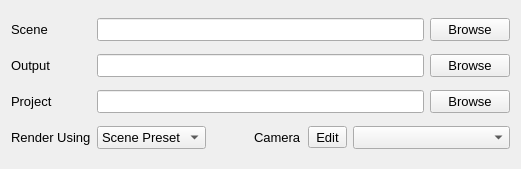
       <widget class="QWidget" name="layoutWidget">
        <property name="geometry">
         <rect>
          <x>190</x>
          <y>20</y>
          <width>521</width>
          <height>169</height>
         </rect>
        </property>
        <layout class="QGridLayout">
         <item row="0" column="7">
          <widget class="QPushButton" name="mayaBrowseForScene">
           <property name="font">
            <font>
             <pointsize>10</pointsize>
             <weight>50</weight>
             <bold>false</bold>
            </font>
           </property>
           <property name="statusTip">
            <string>Browse for scene to render, autodetection run on ASCII files.  Depending on the size of the ASCII file this could take some time.</string>
           </property>
           <property name="text">
            <string>Browse</string>
           </property>
          </widget>
         </item>
         <item row="1" column="0">
          <widget class="QLabel" name="outDirLabel">
           <property name="sizePolicy">
            <sizepolicy hsizetype="Fixed" vsizetype="Fixed">
             <horstretch>0</horstretch>
             <verstretch>0</verstretch>
            </sizepolicy>
           </property>
           <property name="font">
            <font>
             <pointsize>10</pointsize>
             <weight>50</weight>
             <bold>false</bold>
            </font>
           </property>
           <property name="text">
            <string>Output</string>
           </property>
          </widget>
         </item>
         <item row="1" column="1" colspan="6">
          <widget class="QLineEdit" name="mayaOutputDir">
           <property name="font">
            <font>
             <pointsize>10</pointsize>
             <weight>50</weight>
             <bold>false</bold>
            </font>
           </property>
           <property name="statusTip">
            <string>Output image directory (optional)</string>
           </property>
          </widget>
         </item>
         <item row="1" column="7">
          <widget class="QPushButton" name="mayaBrowseForOutputDir">
           <property name="font">
            <font>
             <pointsize>10</pointsize>
             <weight>50</weight>
             <bold>false</bold>
            </font>
           </property>
           <property name="text">
            <string>Browse</string>
           </property>
          </widget>
         </item>
         <item row="2" column="0">
          <widget class="QLabel" name="projectFileLabel">
           <property name="sizePolicy">
            <sizepolicy hsizetype="Fixed" vsizetype="Fixed">
             <horstretch>0</horstretch>
             <verstretch>0</verstretch>
            </sizepolicy>
           </property>
           <property name="font">
            <font>
             <pointsize>10</pointsize>
             <weight>50</weight>
             <bold>false</bold>
            </font>
           </property>
           <property name="text">
            <string>Project</string>
           </property>
          </widget>
         </item>
         <item row="2" column="1" colspan="6">
          <widget class="QLineEdit" name="mayaProjectFile">
           <property name="font">
            <font>
             <pointsize>10</pointsize>
             <weight>50</weight>
             <bold>false</bold>
            </font>
           </property>
           <property name="statusTip">
            <string>Maya project file (optional)</string>
           </property>
          </widget>
         </item>
         <item row="2" column="7">
          <widget class="QPushButton" name="mayaBrowseForProject">
           <property name="font">
            <font>
             <pointsize>10</pointsize>
             <weight>50</weight>
             <bold>false</bold>
            </font>
           </property>
           <property name="statusTip">
            <string>Find the maya project file</string>
           </property>
           <property name="text">
            <string>Browse</string>
           </property>
          </widget>
         </item>
         <item row="3" column="0">
          <widget class="QLabel" name="label_27">
           <property name="sizePolicy">
            <sizepolicy hsizetype="Fixed" vsizetype="Fixed">
             <horstretch>0</horstretch>
             <verstretch>0</verstretch>
            </sizepolicy>
           </property>
           <property name="font">
            <font>
             <pointsize>10</pointsize>
             <weight>50</weight>
             <bold>false</bold>
            </font>
           </property>
           <property name="text">
            <string>Render Using</string>
           </property>
          </widget>
         </item>
         <item row="3" column="1">
          <widget class="QComboBox" name="mayaRenderer">
           <property name="font">
            <font>
             <pointsize>10</pointsize>
             <weight>50</weight>
             <bold>false</bold>
            </font>
           </property>
           <property name="statusTip">
            <string>The software you with to render with</string>
           </property>
           <property name="sizeAdjustPolicy">
            <enum>QComboBox::AdjustToContents</enum>
           </property>
           <item>
            <property name="text">
             <string>Scene Preset</string>
            </property>
           </item>
           <item>
            <property name="text">
             <string>Mental Ray</string>
            </property>
           </item>
           <item>
            <property name="text">
             <string>Software</string>
            </property>
           </item>
          </widget>
         </item>
         <item row="3" column="3">
          <widget class="QLabel" name="label_26">
           <property name="sizePolicy">
            <sizepolicy hsizetype="Fixed" vsizetype="Fixed">
             <horstretch>0</horstretch>
             <verstretch>0</verstretch>
            </sizepolicy>
           </property>
           <property name="font">
            <font>
             <pointsize>10</pointsize>
             <weight>50</weight>
             <bold>false</bold>
            </font>
           </property>
           <property name="text">
            <string>Camera</string>
           </property>
          </widget>
         </item>
         <item row="3" column="5" colspan="3">
          <widget class="QComboBox" name="mayaCamera">
           <property name="font">
            <font>
             <pointsize>10</pointsize>
             <weight>50</weight>
             <bold>false</bold>
            </font>
           </property>
           <property name="statusTip">
            <string>The camera you wish to render with.  Defaults to render globals.</string>
           </property>
           <property name="insertPolicy">
            <enum>QComboBox::InsertAtTop</enum>
           </property>
           <property name="sizeAdjustPolicy">
            <enum>QComboBox::AdjustToContents</enum>
           </property>
          </widget>
         </item>
         <item row="3" column="4">
          <widget class="QToolButton" name="mayaAddCamera">
           <property name="font">
            <font>
             <pointsize>10</pointsize>
             <weight>50</weight>
             <bold>false</bold>
            </font>
           </property>
           <property name="statusTip">
            <string>Add a camera manually, leaving this blank will use the camera you have already setup.</string>
           </property>
           <property name="text">
            <string>Edit</string>
           </property>
          </widget>
         </item>
         <item row="0" column="0">
          <widget class="QLabel" name="sceneLabel">
           <property name="sizePolicy">
            <sizepolicy hsizetype="Fixed" vsizetype="Fixed">
             <horstretch>0</horstretch>
             <verstretch>0</verstretch>
            </sizepolicy>
           </property>
           <property name="font">
            <font>
             <pointsize>10</pointsize>
             <weight>50</weight>
             <bold>false</bold>
            </font>
           </property>
           <property name="text">
            <string>Scene</string>
           </property>
          </widget>
         </item>
         <item row="0" column="1" colspan="6">
          <widget class="QLineEdit" name="mayaScene">
           <property name="font">
            <font>
             <pointsize>10</pointsize>
             <weight>50</weight>
             <bold>false</bold>
            </font>
           </property>
           <property name="statusTip">
            <string>Scene to render with job, autodetection run on ASCII files.  Depending on the size of the ASCII file this could take some time.</string>
           </property>
           <property name="text">
            <string/>
           </property>
          </widget>
         </item>
        </layout>
       </widget>
